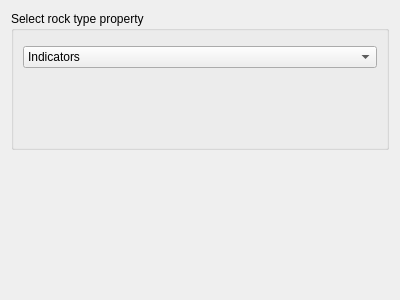
<?xml version="1.0" encoding="UTF-8"?>
<ui version="4.0">
 <class>Form</class>
 <widget class="QWidget" name="Form">
  <property name="geometry">
   <rect>
    <x>0</x>
    <y>0</y>
    <width>400</width>
    <height>300</height>
   </rect>
  </property>
  <property name="windowTitle">
   <string>Form</string>
  </property>
  <property name="AlgorithmCategory" stdset="0">
   <string>LPM-Geomod_Suite</string>
  </property>
  <property name="AlgorithmDescription" stdset="0">
   <string>calculates indicators or signed distances properties</string>
  </property>
  <layout class="QGridLayout" name="gridLayout">
   <item row="0" column="0">
    <widget class="QGroupBox" name="groupBox">
     <property name="title">
      <string>Select rock type property</string>
     </property>
     <layout class="QGridLayout" name="gridLayout_2">
      <item row="1" column="0">
       <widget class="PropertySelectorNoRegion" name="rt_prop">
        <property name="sizePolicy">
         <sizepolicy hsizetype="Expanding" vsizetype="Preferred">
          <horstretch>0</horstretch>
          <verstretch>0</verstretch>
         </sizepolicy>
        </property>
       </widget>
      </item>
      <item row="3" column="0">
       <spacer name="verticalSpacer">
        <property name="orientation">
         <enum>Qt::Vertical</enum>
        </property>
        <property name="sizeHint" stdset="0">
         <size>
          <width>20</width>
          <height>40</height>
         </size>
        </property>
       </spacer>
      </item>
      <item row="2" column="0">
       <widget class="QComboBox" name="comboBox">
        <property name="sizePolicy">
         <sizepolicy hsizetype="Expanding" vsizetype="Fixed">
          <horstretch>0</horstretch>
          <verstretch>0</verstretch>
         </sizepolicy>
        </property>
        <item>
         <property name="text">
          <string>Indicators</string>
         </property>
        </item>
        <item>
         <property name="text">
          <string>Signed distances</string>
         </property>
        </item>
       </widget>
      </item>
     </layout>
    </widget>
   </item>
   <item row="1" column="0">
    <spacer name="verticalSpacer_2">
     <property name="orientation">
      <enum>Qt::Vertical</enum>
     </property>
     <property name="sizeHint" stdset="0">
      <size>
       <width>20</width>
       <height>40</height>
      </size>
     </property>
    </spacer>
   </item>
  </layout>
 </widget>
 <customwidgets>
  <customwidget>
   <class>PropertySelectorNoRegion</class>
   <extends>QWidget</extends>
   <header>qtplugins/selectors.h</header>
  </customwidget>
 </customwidgets>
 <resources/>
 <connections/>
</ui>
